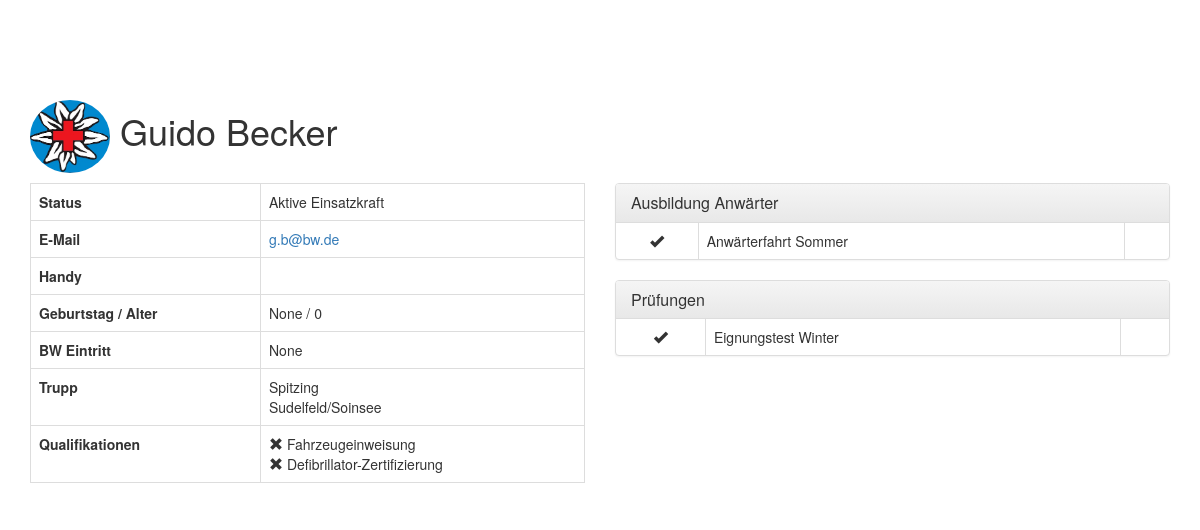
Before: /mitglieder/beckerg/ (signed in) with the older database file.
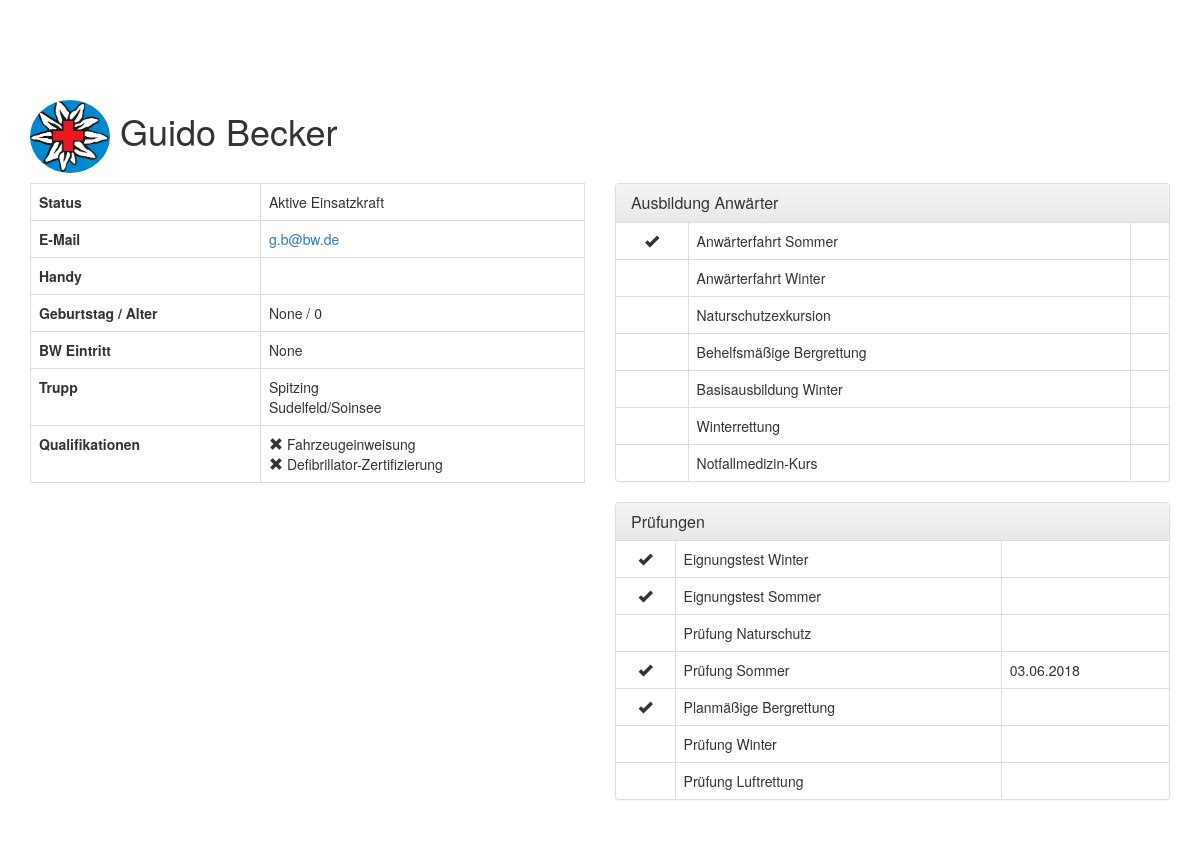
After: the same page with the newer database file.
### member_administration/models.py (models this page shows, shortened)
class Member(models.Model):
    user = models.OneToOneField(User, on_delete=models.CASCADE)
    mobile = models.CharField(max_length=20, verbose_name='Handynummer', null=True, blank=True)
    adress_street = models.CharField(max_length=100, verbose_name='Straße & Hnr.', null=True, blank=True)
    adress_plz = models.CharField(max_length=6, verbose_name='PLZ', null=True, blank=True)
    adress_city = models.CharField(max_length=100, verbose_name='Stadt', null=True, blank=True)
    birthdate = models.DateField(verbose_name='Geburtsdatum', null=True, blank=True)
    bw_join = models.DateField(verbose_name='Bergwacht-Eintritt', null=True, blank=True)
    status = models.CharField(max_length=3, choices=STATUS_CHOICES, default='ANW')
    dutygroups = models.ManyToManyField(DutyGroup, through='Members_in_Dutygroup',
                                        through_fields=('member', 'dutygroup'), related_name='dutygroups')
    trainings = models.ManyToManyField('trainings.Training', through='trainings.Member_Trainings', through_fields=('member', 'training'),
                                       related_name='trainings')
    avatar = models.ImageField(verbose_name='Portrait', null=True, blank=True)
    class Meta:
        verbose_name_plural = 'Mitglieder'
        ordering = ['status', 'user__last_name']
    def getAge(self):
        age = 0;
        today = date.today()
        if self.birthdate != None:
            age = today.year - self.birthdate.year - (
                    (today.month, today.day) < (self.birthdate.month, self.birthdate.day))
        return age

class DutyGroup(models.Model):
    name = models.CharField(max_length=20, verbose_name='Name')
    class Meta:
        verbose_name_plural = 'Trupps'
        verbose_name = 'Trupp'

class Qualification(models.Model):
    name = models.CharField(primary_key=True, max_length=40, verbose_name='Name')
    class Meta:
        verbose_name_plural = 'Qualifikation'

### trainings/models.py (models this page shows, shortened)
class TrainingCategory(models.Model):
    name = models.CharField(primary_key=True, max_length=50, verbose_name='Name')
    class Meta:
        verbose_name_plural = 'Ausbildungskategorien'
        verbose_name = 'Ausbildungskategorie'

class Training(models.Model):
    name = models.CharField(primary_key=True, max_length=50, verbose_name='Name')
    prerequisites = models.ManyToManyField("self", through='Prerequisites_for_training',
                                           through_fields=('post_training', 'pre_training'),
                                           verbose_name='Voraussetzungen',
                                           symmetrical=False,
                                           related_name='with_prerequisite')
    category = models.ForeignKey(TrainingCategory, on_delete=models.CASCADE, verbose_name='Kategorie', null=True)
    class Meta:
        verbose_name_plural = 'Ausbildungen'
        verbose_name = 'Ausbildung'

class Member_Trainings(models.Model):
    member = models.ForeignKey(Member, on_delete=models.CASCADE, verbose_name='Mitglied')
    training = models.ForeignKey(Training, on_delete=models.CASCADE, verbose_name='Ausbildung')
    date = models.DateField(verbose_name='Datum', null=True, blank=True)
    class Meta:
        verbose_name_plural = 'Ausbildungen von Mitgliedern'
        verbose_name = 'Ausbildung von Mitglied'

### member_administration/views.py (the view)
# urls.py: url(r'^(?P<username>[a-z]+)/$', views.member_detail, name='member_detail'),
@login_required
def member_detail(request, username):
    try:
        user = User.objects.get(username=username)
        member = Member.objects.get(user=user)
        all_qualifications = Qualification.objects.all()
        all_trainingCategories = TrainingCategory.objects.all()
        member_qualifications = MemberHasQualification.objects.filter(member=member)
        all_trainings = Training.objects.all()
        member_trainings = Member_Trainings.objects.filter(member=member)
        training_list = Member_Trainings.objects.filter(member=member).values_list('training', flat=True)
    except Member.DoesNotExist:
        raise Http404("Mitglied existiert nicht")
    return render(request, 'member_administration/member_detail.html',
                  {'member': member,
                   'member_qualifications': member_qualifications,
                   'all_qualifications': all_qualifications,
                   'all_trainingCategories': all_trainingCategories,
                   'all_trainings': all_trainings,
                   'member_trainings': member_trainings,
                   'training_list': training_list,
                   })

### member_administration/templates/member_administration/member_detail.html (shortened to what this page needs)
{% extends 'base.html' %}
{% load static %}
{% if member %}
{% block content %}
<div class="block-header">
    <h1>
        {% if member.avatar %}
        <a href="{{ member.avatar.url }}">
            <img src="{{ member.avatar.url }}" class="img-circle" width="80">
        </a>
        {% else %}
        <img src="{% static 'img/Logo-nurEW.png' %}" class="img-circle" width="80">
        {% endif %}
        {{ member.user.first_name }} {{ member.user.last_name }}
    </h1>
</div>
<div class="row">
    <div id="content1" class="col-xs-12 col-sm-12 col-md-6 col-lg-6">
        <div class="table-responsive">
            <table class="table table-bordered">
                <tr>
                    <th>Status</th>
                    <td>{{ member.get_status_display }}</td>
                </tr>
                <tr>
                    <th>E-Mail</th>
                    <td><a href="mailto: {{ member.user.email }}">{{ member.user.email }}</a></td>
                </tr>
                <tr>
                    <th>Handy</th>
                    <td>{% if member.mobile %}{{ member.mobile }}{% endif %}</td>
                </tr>
                <tr>
                    <th>Geburtstag / Alter</th>
                    <td>{{ member.birthdate }} / {{ member.getAge }}</td>
                </tr>
                <tr>
                    <th>BW Eintritt</th>
                    <td>{{ member.bw_join }}</td>
                </tr>
                <tr>
                    <th>Trupp</th>
                    <td>
                        {% for dutygroup in member.dutygroups.all %}
                        {{ dutygroup.name }} <br>
                        {% endfor %}
                    </td>
                </tr>
                {% if all_qualifications %}
                <tr>
                    <th>Qualifikationen</th>
                    <td>
                        {% for qualification in all_qualifications %}
                        {% if qualification in member_qualifications %}
                        <span class="glyphicon glyphicon-ok" aria-hidden="true"></span>
                        {% else %}
                        <span class="glyphicon glyphicon-remove" aria-hidden="true"></span>
                        {% endif %}
                        {{ qualification.name }}
                        <br>
                        {% endfor %}
                    </td>
                </tr>
                {% endif %}
            </table>
        </div>
    </div>
    <div id="content2" class="col-xs-12 col-sm-12 col-md-6 col-lg-6">
        {% for training_category in all_trainingCategories %}
        <div class="panel panel-default">
            <div class="panel-heading">
                <h2 class="panel-title">
                    {{ training_category.name }}
                </h2>
            </div>
            <table class="table table-bordered">
                {% for training in all_trainings %}
                {% if training.category == training_category %}
                <tr>
                    <td style='text-align:center'>
                        {% if training.name in training_list %}
                        <span class="glyphicon glyphicon-ok" aria-hidden="true"></span>
                        {% endif %}
                    </td>
                    <td>{{ training.name }}</td>
                    <td>
                        {% for member_training in member_trainings %}
                        {% if member_training.training == training %}
                        {{ member_training.date | date:'d.m.Y' }} <br>
                        {% endif %}
                        {% endfor %}
                    </td>
                </tr>
                {% endif %}
                {% endfor %}
            </table>
        </div>
        {% endfor %}
    </div>
</div>
{% endblock %}
{% else %}
<p>Mitglied nicht hinterlegt!</p>
{% endif %}

### templates/base.html (shortened to what this page needs)
{% load cms_tags sekizai_tags %}
{% load static %}
{% load bootstrap3 %}
{% load menu_tags %}
<!DOCTYPE html>
<html lang="de">
<head>
    {% bootstrap_css %}
    <link rel="stylesheet" href="{% static 'bootstrap/css/bootstrap.css' %}" media="all">
    <link rel="stylesheet" href="{% static 'bootstrap/css/bootstrap-theme.css' %}" media="all">
    <link href="{% static 'bootstrap-datetimepicker/css/bootstrap-datetimepicker.min.css' %}" media="all"
          rel="stylesheet">
    <link href="{% static 'datatables/jquery.dataTables.min.css' %}" media="all" rel="stylesheet">
    <link href="{% static 'datatables/dataTables.bootstrap.min.css' %}" media="all" rel="stylesheet">
    <link rel="stylesheet" href="{% static 'bootstrap/css/addition.css' %}">
</head>
<body>
<div id="content" class="col-xs-12 col-sm-12 col-md-12">
    <div class="container">
        {% block content %}{% endblock %}
    </div>
</div>
<div class="container">
</div>
</body>
</html>

Changed rows visible on the page:
added Training: name "Anwärterfahrt Winter", shown under TrainingCategory "Ausbildung Anwärter"
added Training: name "Naturschutzexkursion", shown under TrainingCategory "Ausbildung Anwärter"
added Training: name "Behelfsmäßige Bergrettung", shown under TrainingCategory "Ausbildung Anwärter"
added Training: name "Basisausbildung Winter", shown under TrainingCategory "Ausbildung Anwärter"
added Training: name "Winterrettung", shown under TrainingCategory "Ausbildung Anwärter"
added Training: name "Notfallmedizin-Kurs", shown under TrainingCategory "Ausbildung Anwärter"
added Training: name "Eignungstest Sommer", shown under TrainingCategory "Prüfungen"
added Training: name "Prüfung Naturschutz", shown under TrainingCategory "Prüfungen"
added Training: name "Prüfung Sommer", shown under TrainingCategory "Prüfungen"
added Member_Trainings: date "03.06.2018"
added Training: name "Planmäßige Bergrettung", shown under TrainingCategory "Prüfungen"
added Training: name "Prüfung Winter", shown under TrainingCategory "Prüfungen"
added Training: name "Prüfung Luftrettung", shown under TrainingCategory "Prüfungen"
